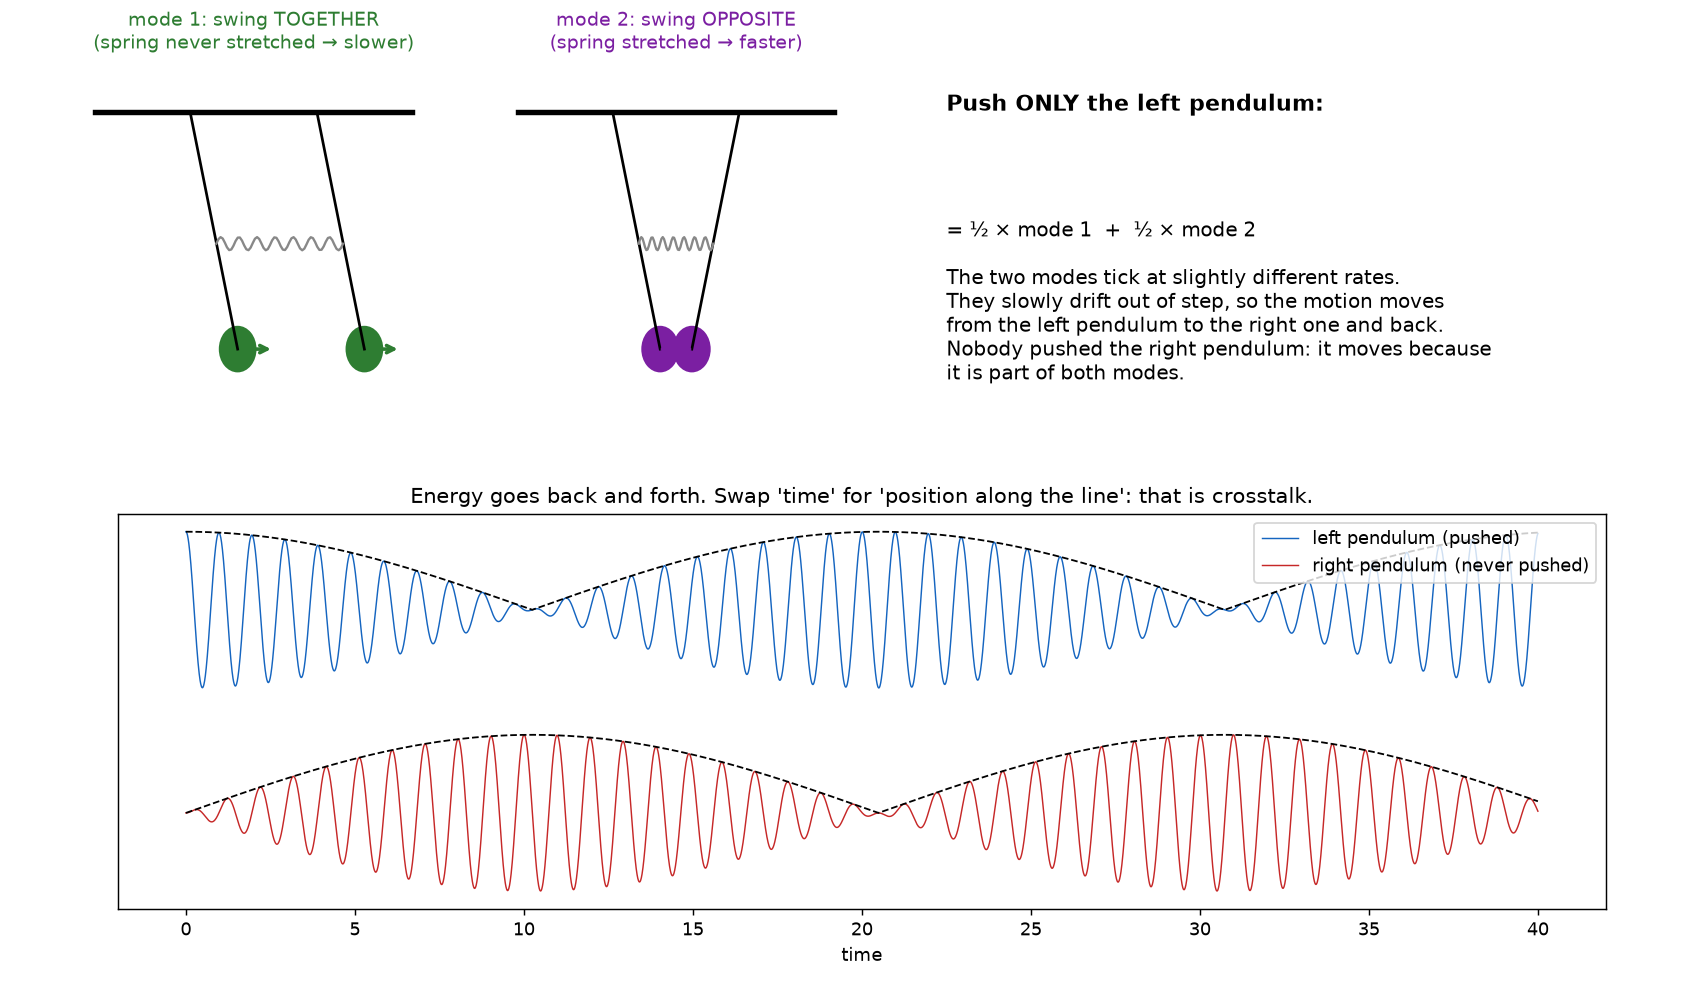

Here is the Python script that generated this plot:
"""Coupled pendulums: the time-domain picture of the two pair modes."""
import numpy as np, matplotlib; matplotlib.use("Agg"); import matplotlib.pyplot as plt
w0, kap = 2*np.pi, 0.05                     # pendulum frequency, weak spring
we, wo = w0, w0*np.sqrt(1 + 2*kap)          # together: spring idle; opposite: spring stretched
t = np.linspace(0, 40, 6000)
x1 = 0.5*(np.cos(we*t) + np.cos(wo*t)); x2 = 0.5*(np.cos(we*t) - np.cos(wo*t))
fig = plt.figure(figsize=(13, 7.6))
# sketches of the two modes
for k, (title, s2, col) in enumerate((("mode 1: swing TOGETHER\n(spring never stretched → slower)", 1, "#2e7d32"),
                                      ("mode 2: swing OPPOSITE\n(spring stretched → faster)", -1, "#7b1fa2"))):
    ax = fig.add_axes([0.05 + k*0.25, 0.58, 0.2, 0.36]); ax.axis("off"); ax.set_xlim(-1.6, 1.6); ax.set_ylim(-2.3, 0.4)
    ax.plot([-1.5, 1.5], [0, 0], "k", lw=3)
    for xa, sgn in ((-0.6, 1), (0.6, s2)):
        bx, by = xa + 0.45*sgn, -1.8
        ax.plot([xa, bx], [0, by], "k", lw=1.5); ax.add_patch(plt.Circle((bx, by), 0.17, color=col))
        ax.annotate("", xy=(bx + 0.35*sgn, by), xytext=(bx, by), arrowprops=dict(arrowstyle="->", color=col, lw=2))
    xs = np.linspace(-0.6 + 0.45*0.55, 0.6 + 0.45*s2*0.55, 60)
    ax.plot(xs, -1.0 + 0.05*np.sin(np.linspace(0, 14*np.pi, 60)), color="#888", lw=1.3)
    ax.set_title(title, fontsize=10.5, color=col)
axt = fig.add_axes([0.56, 0.6, 0.42, 0.32]); axt.axis("off")
axt.text(0, 0.9, "Push ONLY the left pendulum:", fontsize=12, weight="bold")
axt.text(0, 0.05, "= ½ × mode 1  +  ½ × mode 2\n\nThe two modes tick at slightly different rates.\n"
         "They slowly drift out of step, so the motion moves\nfrom the left pendulum to the right one and back.\n"
         "Nobody pushed the right pendulum: it moves because\nit is part of both modes.", fontsize=11)
ax = fig.add_axes([0.07, 0.08, 0.88, 0.40])
ax.plot(t, x1 + 1.3, color="#1565c0", lw=0.8, label="left pendulum (pushed)")
ax.plot(t, x2 - 1.3, color="#c62828", lw=0.8, label="right pendulum (never pushed)")
ax.plot(t, 1.3 + abs(np.cos((wo - we)*t/2)), "k--", lw=1); ax.plot(t, -1.3 + abs(np.sin((wo - we)*t/2)), "k--", lw=1)
ax.set_yticks([]); ax.set_xlabel("time"); ax.legend(loc="upper right", fontsize=10)
ax.set_title("Energy goes back and forth. Swap 'time' for 'position along the line': that is crosstalk.", fontsize=11.5)
plt.savefig("pendulums.png", dpi=130)
